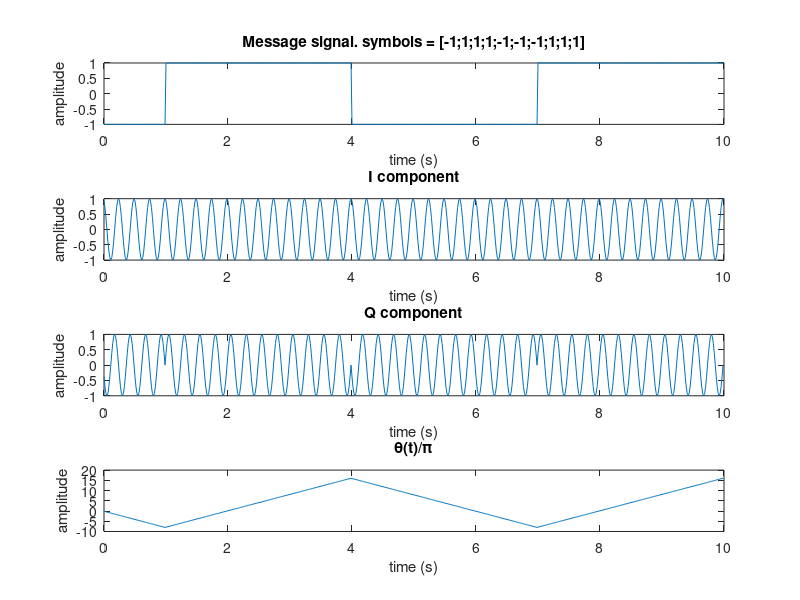

Write MATLAB code to recreate this figure.
oversampling_factor = 16;

%for a pulse with amplitude one, the max frequency deviation is given by kf
kf=4;

%increase the oversampling factor if kf (and hence frequency deviation, and hence bw of FM s 
oversampling_factor = ceil(max(kf,1)*oversampling_factor);

ts=1/oversampling_factor;%sampling time

nsamples = ceil(1/ts);
pulse = ones(nsamples,1); %rectangular pulse

nsymbols =10;
symbols=zeros(nsymbols,1);

%random symbol sequence
symbols = sign(rand(nsymbols,1)-0.5);

symbols

%generate digitally modulated message
nsymbols_upsampled=1+(nsymbols-1)*nsamples;
symbols_upsampled=zeros(nsymbols_upsampled,1);
symbols_upsampled(1:nsamples:nsymbols_upsampled)=symbols;

message = conv(symbols_upsampled,pulse);
%FM signal phase obtained by integrating the message

theta = 2*pi*kf*ts*cumsum(message);
cenvelope=exp(j*theta);

L=length(cenvelope);
time=(0:L-1)*ts;

Icomponent = real(cenvelope);
Qcomponent= imag(cenvelope);

subplot(4, 1, 1);
%plot Message
plot(time, message);
title(["Message signal. symbols = ", mat2str(symbols)]);
xlabel("time (s)");
ylabel("amplitude");

subplot(4, 1, 2);
%plot I component
plot(time,Icomponent);
title("I component");
xlabel("time (s)");
ylabel("amplitude");

subplot(4, 1, 3);
%plot Q component
plot(time, Qcomponent);
title("Q component");
xlabel("time (s)");
ylabel("amplitude");

subplot(4, 1, 4);
%plot theta
plot(time, theta./pi);
title(["\\theta", "(t)/", "\\pi"]);
xlabel("time (s)");
ylabel("amplitude");

print -dpng 2.png

